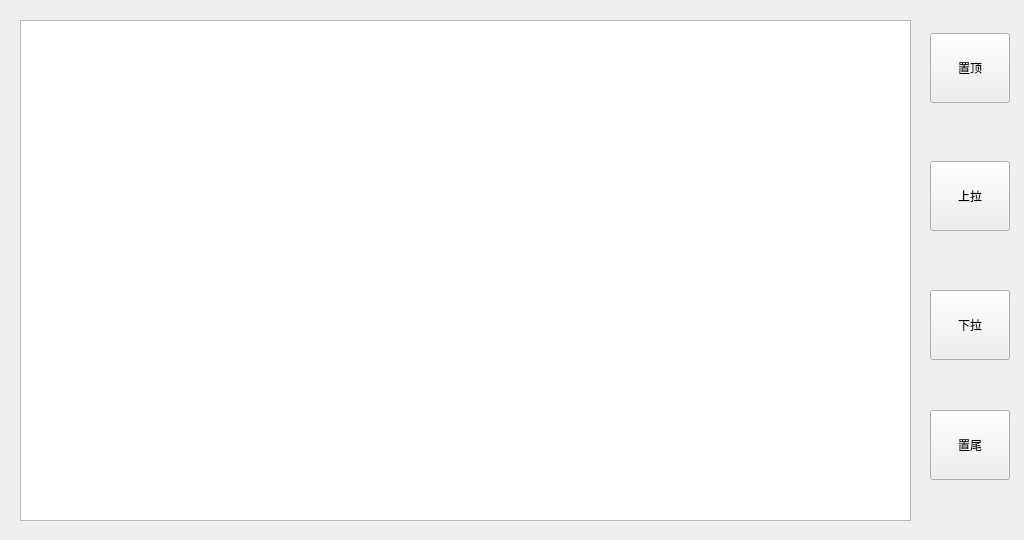
<?xml version="1.0" encoding="UTF-8"?>
<ui version="4.0">
 <class>SystemInfo</class>
 <widget class="QWidget" name="SystemInfo">
  <property name="geometry">
   <rect>
    <x>0</x>
    <y>0</y>
    <width>1024</width>
    <height>540</height>
   </rect>
  </property>
  <property name="windowTitle">
   <string>Form</string>
  </property>
  <widget class="QTextBrowser" name="textBrowser">
   <property name="geometry">
    <rect>
     <x>20</x>
     <y>20</y>
     <width>891</width>
     <height>501</height>
    </rect>
   </property>
   <property name="verticalScrollBarPolicy">
    <enum>Qt::ScrollBarAlwaysOff</enum>
   </property>
   <property name="horizontalScrollBarPolicy">
    <enum>Qt::ScrollBarAlwaysOff</enum>
   </property>
   <property name="html">
    <string>&lt;!DOCTYPE HTML PUBLIC &quot;-//W3C//DTD HTML 4.0//EN&quot; &quot;http://www.w3.org/TR/REC-html40/strict.dtd&quot;&gt;
&lt;html&gt;&lt;head&gt;&lt;meta name=&quot;qrichtext&quot; content=&quot;1&quot; /&gt;&lt;style type=&quot;text/css&quot;&gt;
p, li { white-space: pre-wrap; }
&lt;/style&gt;&lt;/head&gt;&lt;body style=&quot; font-family:'Sans Serif'; font-size:9pt; font-weight:400; font-style:normal;&quot;&gt;
&lt;p style=&quot; margin-top:0px; margin-bottom:0px; margin-left:0px; margin-right:0px; -qt-block-indent:0; text-indent:0px;&quot;&gt;&lt;img src=&quot;:/ICO/0001.jpg&quot; /&gt;&lt;img src=&quot;:/ICO/0002.jpg&quot; /&gt;&lt;img src=&quot;:/ICO/0003.jpg&quot; /&gt;&lt;img src=&quot;:/ICO/0004.jpg&quot; /&gt;&lt;img src=&quot;:/ICO/0005.jpg&quot; /&gt;&lt;img src=&quot;:/ICO/0006.jpg&quot; /&gt;&lt;img src=&quot;:/ICO/0007.jpg&quot; /&gt;&lt;img src=&quot;:/ICO/0008.jpg&quot; /&gt;&lt;img src=&quot;:/ICO/0008.jpg&quot; /&gt;&lt;img src=&quot;:/ICO/0009.jpg&quot; /&gt;&lt;img src=&quot;:/ICO/0010.jpg&quot; /&gt;&lt;img src=&quot;:/ICO/0011.jpg&quot; /&gt;&lt;img src=&quot;:/ICO/0011.jpg&quot; /&gt;&lt;img src=&quot;:/ICO/0012.jpg&quot; /&gt;&lt;img src=&quot;:/ICO/0013.jpg&quot; /&gt;&lt;img src=&quot;:/ICO/0014.jpg&quot; /&gt;&lt;img src=&quot;:/ICO/0015.jpg&quot; /&gt;&lt;img src=&quot;:/ICO/0016.jpg&quot; /&gt;&lt;img src=&quot;:/ICO/0017.jpg&quot; /&gt;&lt;img src=&quot;:/ICO/0018.jpg&quot; /&gt;&lt;img src=&quot;:/ICO/0019.jpg&quot; /&gt;&lt;img src=&quot;:/ICO/0020.jpg&quot; /&gt;&lt;img src=&quot;:/ICO/0021.jpg&quot; /&gt;&lt;img src=&quot;:/ICO/0022.jpg&quot; /&gt;&lt;img src=&quot;:/ICO/0024.jpg&quot; /&gt;&lt;img src=&quot;:/ICO/0025.jpg&quot; /&gt;&lt;/p&gt;&lt;/body&gt;&lt;/html&gt;</string>
   </property>
  </widget>
  <widget class="QToolButton" name="toolButton_Up">
   <property name="geometry">
    <rect>
     <x>930</x>
     <y>161</y>
     <width>80</width>
     <height>70</height>
    </rect>
   </property>
   <property name="text">
    <string>上拉</string>
   </property>
  </widget>
  <widget class="QToolButton" name="toolButton_Down">
   <property name="geometry">
    <rect>
     <x>930</x>
     <y>290</y>
     <width>80</width>
     <height>70</height>
    </rect>
   </property>
   <property name="text">
    <string>下拉</string>
   </property>
  </widget>
  <widget class="QToolButton" name="toolButton_Top">
   <property name="geometry">
    <rect>
     <x>930</x>
     <y>33</y>
     <width>80</width>
     <height>70</height>
    </rect>
   </property>
   <property name="text">
    <string>置顶</string>
   </property>
  </widget>
  <widget class="QToolButton" name="toolButton_Bottom">
   <property name="geometry">
    <rect>
     <x>930</x>
     <y>410</y>
     <width>80</width>
     <height>70</height>
    </rect>
   </property>
   <property name="text">
    <string>置尾</string>
   </property>
  </widget>
 </widget>
 <resources/>
 <connections/>
</ui>
